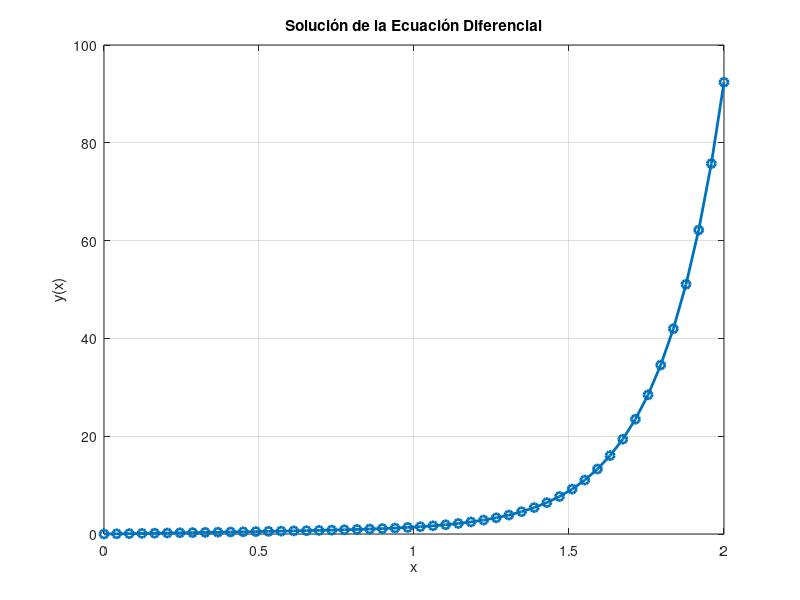

Write the MATLAB code that produced this figure.
% Definir la ecuación diferencial
ode = @(x, y) [y(2); (2*x+1)*y(2) - (x+1)*y(1) + (x^2+x-1)*exp(2*x)];

% Definir las condiciones iniciales y el rango de x
x_span = linspace(0, 2, 50);  % Rango de x
y0 = [0; 1];  % Condiciones iniciales y(0) = 0, y'(0) = 1

% Resolver la ecuación diferencial
[x, y] = ode45(ode, x_span, y0);

% Mostrar la solución en la consola
disp('Solución de la ecuación diferencial:');
disp([x, y(:, 1)]);

% Graficar la solución
figure;
plot(x, y(:, 1), '-o', 'LineWidth', 2);
title('Solución de la Ecuación Diferencial');
xlabel('x');
ylabel('y(x)');
grid on;

